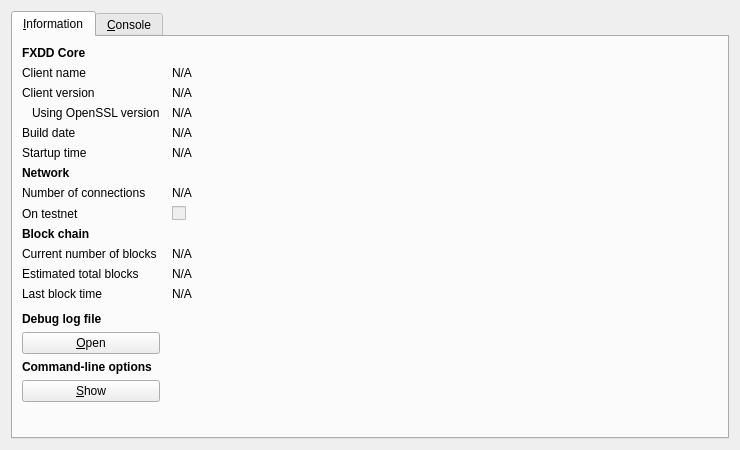
<?xml version="1.0" encoding="UTF-8"?>
<ui version="4.0">
 <class>RPCConsole</class>
 <widget class="QDialog" name="RPCConsole">
  <property name="geometry">
   <rect>
    <x>0</x>
    <y>0</y>
    <width>740</width>
    <height>450</height>
   </rect>
  </property>
  <property name="windowTitle">
   <string>FXDD - Debug window</string>
  </property>
  <layout class="QVBoxLayout" name="verticalLayout_2">
   <item>
    <widget class="QTabWidget" name="tabWidget">
     <property name="currentIndex">
      <number>0</number>
     </property>
     <widget class="QWidget" name="tab_info">
      <attribute name="title">
       <string>&amp;Information</string>
      </attribute>
      <layout class="QGridLayout" name="gridLayout" columnstretch="0,1">
       <property name="horizontalSpacing">
        <number>12</number>
       </property>
       <item row="0" column="0">
        <widget class="QLabel" name="label_9">
         <property name="font">
          <font>
           <weight>75</weight>
           <bold>true</bold>
          </font>
         </property>
         <property name="text">
          <string>FXDD Core</string>
         </property>
        </widget>
       </item>
       <item row="1" column="0">
        <widget class="QLabel" name="label_5">
         <property name="text">
          <string>Client name</string>
         </property>
        </widget>
       </item>
       <item row="1" column="1">
        <widget class="QLabel" name="clientName">
         <property name="cursor">
          <cursorShape>IBeamCursor</cursorShape>
         </property>
         <property name="text">
          <string>N/A</string>
         </property>
         <property name="textFormat">
          <enum>Qt::PlainText</enum>
         </property>
         <property name="textInteractionFlags">
          <set>Qt::LinksAccessibleByMouse|Qt::TextSelectableByKeyboard|Qt::TextSelectableByMouse</set>
         </property>
        </widget>
       </item>
       <item row="2" column="0">
        <widget class="QLabel" name="label_6">
         <property name="text">
          <string>Client version</string>
         </property>
        </widget>
       </item>
       <item row="2" column="1">
        <widget class="QLabel" name="clientVersion">
         <property name="cursor">
          <cursorShape>IBeamCursor</cursorShape>
         </property>
         <property name="text">
          <string>N/A</string>
         </property>
         <property name="textFormat">
          <enum>Qt::PlainText</enum>
         </property>
         <property name="textInteractionFlags">
          <set>Qt::LinksAccessibleByMouse|Qt::TextSelectableByKeyboard|Qt::TextSelectableByMouse</set>
         </property>
        </widget>
       </item>
       <item row="3" column="0">
        <widget class="QLabel" name="label_14">
         <property name="text">
          <string>Using OpenSSL version</string>
         </property>
         <property name="indent">
          <number>10</number>
         </property>
        </widget>
       </item>
       <item row="3" column="1">
        <widget class="QLabel" name="openSSLVersion">
         <property name="cursor">
          <cursorShape>IBeamCursor</cursorShape>
         </property>
         <property name="text">
          <string>N/A</string>
         </property>
         <property name="textFormat">
          <enum>Qt::PlainText</enum>
         </property>
         <property name="textInteractionFlags">
          <set>Qt::LinksAccessibleByMouse|Qt::TextSelectableByKeyboard|Qt::TextSelectableByMouse</set>
         </property>
        </widget>
       </item>
       <item row="4" column="0">
        <widget class="QLabel" name="label_12">
         <property name="text">
          <string>Build date</string>
         </property>
        </widget>
       </item>
       <item row="4" column="1">
        <widget class="QLabel" name="buildDate">
         <property name="cursor">
          <cursorShape>IBeamCursor</cursorShape>
         </property>
         <property name="text">
          <string>N/A</string>
         </property>
         <property name="textFormat">
          <enum>Qt::PlainText</enum>
         </property>
         <property name="textInteractionFlags">
          <set>Qt::LinksAccessibleByMouse|Qt::TextSelectableByKeyboard|Qt::TextSelectableByMouse</set>
         </property>
        </widget>
       </item>
       <item row="5" column="0">
        <widget class="QLabel" name="label_13">
         <property name="text">
          <string>Startup time</string>
         </property>
        </widget>
       </item>
       <item row="5" column="1">
        <widget class="QLabel" name="startupTime">
         <property name="cursor">
          <cursorShape>IBeamCursor</cursorShape>
         </property>
         <property name="text">
          <string>N/A</string>
         </property>
         <property name="textFormat">
          <enum>Qt::PlainText</enum>
         </property>
         <property name="textInteractionFlags">
          <set>Qt::LinksAccessibleByMouse|Qt::TextSelectableByKeyboard|Qt::TextSelectableByMouse</set>
         </property>
        </widget>
       </item>
       <item row="6" column="0">
        <widget class="QLabel" name="label_11">
         <property name="font">
          <font>
           <weight>75</weight>
           <bold>true</bold>
          </font>
         </property>
         <property name="text">
          <string>Network</string>
         </property>
        </widget>
       </item>
       <item row="7" column="0">
        <widget class="QLabel" name="label_7">
         <property name="text">
          <string>Number of connections</string>
         </property>
        </widget>
       </item>
       <item row="7" column="1">
        <widget class="QLabel" name="numberOfConnections">
         <property name="cursor">
          <cursorShape>IBeamCursor</cursorShape>
         </property>
         <property name="text">
          <string>N/A</string>
         </property>
         <property name="textFormat">
          <enum>Qt::PlainText</enum>
         </property>
         <property name="textInteractionFlags">
          <set>Qt::LinksAccessibleByMouse|Qt::TextSelectableByKeyboard|Qt::TextSelectableByMouse</set>
         </property>
        </widget>
       </item>
       <item row="8" column="0">
        <widget class="QLabel" name="label_8">
         <property name="text">
          <string>On testnet</string>
         </property>
        </widget>
       </item>
       <item row="8" column="1">
        <widget class="QCheckBox" name="isTestNet">
         <property name="enabled">
          <bool>false</bool>
         </property>
         <property name="text">
          <string/>
         </property>
        </widget>
       </item>
       <item row="9" column="0">
        <widget class="QLabel" name="label_10">
         <property name="font">
          <font>
           <weight>75</weight>
           <bold>true</bold>
          </font>
         </property>
         <property name="text">
          <string>Block chain</string>
         </property>
        </widget>
       </item>
       <item row="10" column="0">
        <widget class="QLabel" name="label_3">
         <property name="text">
          <string>Current number of blocks</string>
         </property>
        </widget>
       </item>
       <item row="10" column="1">
        <widget class="QLabel" name="numberOfBlocks">
         <property name="cursor">
          <cursorShape>IBeamCursor</cursorShape>
         </property>
         <property name="text">
          <string>N/A</string>
         </property>
         <property name="textFormat">
          <enum>Qt::PlainText</enum>
         </property>
         <property name="textInteractionFlags">
          <set>Qt::LinksAccessibleByMouse|Qt::TextSelectableByKeyboard|Qt::TextSelectableByMouse</set>
         </property>
        </widget>
       </item>
       <item row="11" column="0">
        <widget class="QLabel" name="label_4">
         <property name="text">
          <string>Estimated total blocks</string>
         </property>
        </widget>
       </item>
       <item row="11" column="1">
        <widget class="QLabel" name="totalBlocks">
         <property name="cursor">
          <cursorShape>IBeamCursor</cursorShape>
         </property>
         <property name="text">
          <string>N/A</string>
         </property>
         <property name="textFormat">
          <enum>Qt::PlainText</enum>
         </property>
         <property name="textInteractionFlags">
          <set>Qt::LinksAccessibleByMouse|Qt::TextSelectableByKeyboard|Qt::TextSelectableByMouse</set>
         </property>
        </widget>
       </item>
       <item row="12" column="0">
        <widget class="QLabel" name="label_2">
         <property name="text">
          <string>Last block time</string>
         </property>
        </widget>
       </item>
       <item row="12" column="1">
        <widget class="QLabel" name="lastBlockTime">
         <property name="cursor">
          <cursorShape>IBeamCursor</cursorShape>
         </property>
         <property name="text">
          <string>N/A</string>
         </property>
         <property name="textFormat">
          <enum>Qt::PlainText</enum>
         </property>
         <property name="textInteractionFlags">
          <set>Qt::LinksAccessibleByMouse|Qt::TextSelectableByKeyboard|Qt::TextSelectableByMouse</set>
         </property>
        </widget>
       </item>
       <item row="13" column="0">
        <spacer name="verticalSpacer_2">
         <property name="orientation">
          <enum>Qt::Vertical</enum>
         </property>
         <property name="sizeHint" stdset="0">
          <size>
           <width>20</width>
           <height>20</height>
          </size>
         </property>
        </spacer>
       </item>
       <item row="14" column="0">
        <widget class="QLabel" name="labelDebugLogfile">
         <property name="font">
          <font>
           <weight>75</weight>
           <bold>true</bold>
          </font>
         </property>
         <property name="text">
          <string>Debug log file</string>
         </property>
        </widget>
       </item>
       <item row="15" column="0">
        <widget class="QPushButton" name="openDebugLogfileButton">
         <property name="toolTip">
          <string>Open the FXDD debug log file from the current data directory. This can take a few seconds for large log files.</string>
         </property>
         <property name="text">
          <string>&amp;Open</string>
         </property>
         <property name="autoDefault">
          <bool>false</bool>
         </property>
        </widget>
       </item>
       <item row="16" column="0">
        <widget class="QLabel" name="labelCLOptions">
         <property name="font">
          <font>
           <weight>75</weight>
           <bold>true</bold>
          </font>
         </property>
         <property name="text">
          <string>Command-line options</string>
         </property>
        </widget>
       </item>
       <item row="17" column="0">
        <widget class="QPushButton" name="showCLOptionsButton">
         <property name="toolTip">
          <string>Show the FXDD-Qt help message to get a list with possible FXDD command-line options.</string>
         </property>
         <property name="text">
          <string>&amp;Show</string>
         </property>
         <property name="autoDefault">
          <bool>false</bool>
         </property>
        </widget>
       </item>
       <item row="18" column="0">
        <spacer name="verticalSpacer">
         <property name="orientation">
          <enum>Qt::Vertical</enum>
         </property>
         <property name="sizeHint" stdset="0">
          <size>
           <width>20</width>
           <height>40</height>
          </size>
         </property>
        </spacer>
       </item>
      </layout>
     </widget>
     <widget class="QWidget" name="tab_console">
      <attribute name="title">
       <string>&amp;Console</string>
      </attribute>
      <layout class="QVBoxLayout" name="verticalLayout_3">
       <property name="spacing">
        <number>3</number>
       </property>
       <item>
        <widget class="QTextEdit" name="messagesWidget">
         <property name="minimumSize">
          <size>
           <width>0</width>
           <height>100</height>
          </size>
         </property>
         <property name="readOnly">
          <bool>true</bool>
         </property>
         <property name="tabKeyNavigation" stdset="0">
          <bool>false</bool>
         </property>
         <property name="columnCount" stdset="0">
          <number>2</number>
         </property>
        </widget>
       </item>
       <item>
        <layout class="QHBoxLayout" name="horizontalLayout">
         <property name="spacing">
          <number>3</number>
         </property>
         <item>
          <widget class="QLabel" name="label">
           <property name="text">
            <string notr="true">&gt;</string>
           </property>
          </widget>
         </item>
         <item>
          <widget class="QLineEdit" name="lineEdit"/>
         </item>
         <item>
          <widget class="QPushButton" name="clearButton">
           <property name="maximumSize">
            <size>
             <width>24</width>
             <height>24</height>
            </size>
           </property>
           <property name="toolTip">
            <string>Clear console</string>
           </property>
           <property name="text">
            <string/>
           </property>
           <property name="icon">
            <iconset resource="../bitcoin.qrc">
             <normaloff>:/icons/remove</normaloff>:/icons/remove</iconset>
           </property>
           <property name="shortcut">
            <string notr="true">Ctrl+L</string>
           </property>
           <property name="autoDefault">
            <bool>false</bool>
           </property>
          </widget>
         </item>
        </layout>
       </item>
      </layout>
     </widget>
    </widget>
   </item>
  </layout>
 </widget>
 <resources>
  <include location="../bitcoin.qrc"/>
 </resources>
 <connections/>
</ui>
